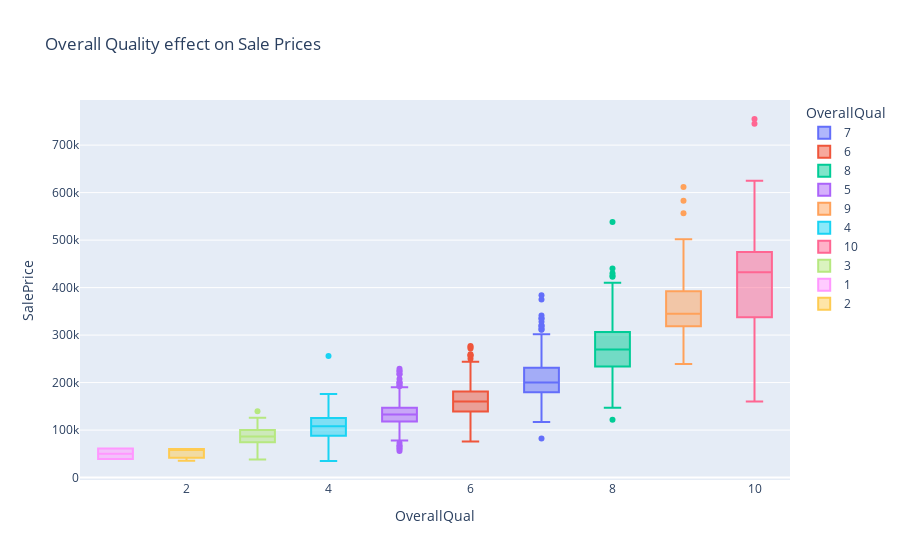

The cell this chart's notebook holds for it:
### Code cell
#boxplot representation of sale prices vs overall quality. 
fig2 = px.box(df3, 
              y="SalePrice", 
              x="OverallQual",
              color ="OverallQual",
              title= "Overall Quality effect on Sale Prices"
             )
fig2.show()

### Figure 1 — Plotly figure (JSON) as saved in the notebook; plotly's stock layout.template omitted (floating-point values rounded to 4 significant figures; data arrays with more than 128 entries replaced by an {"elided": "..."} marker saying what was removed)
{"data": [{"alignmentgroup": "True", "hovertemplate": "OverallQual=%{x}<br>SalePrice=%{y}<extra></extra>", "legendgroup": "7", "marker": {"color": "#636efa"}, "name": "7", "notched": false, "offsetgroup": "7", "orientation": "v", "showlegend": true, "type": "box", "x": {"elided": "319 int values"}, "x0": " ", "xaxis": "x", "y": {"elided": "319 int values"}, "y0": " ", "yaxis": "y"}, {"alignmentgroup": "True", "hovertemplate": "OverallQual=%{x}<br>SalePrice=%{y}<extra></extra>", "legendgroup": "6", "marker": {"color": "#EF553B"}, "name": "6", "notched": false, "offsetgroup": "6", "orientation": "v", "showlegend": true, "type": "box", "x": {"elided": "374 int values"}, "x0": " ", "xaxis": "x", "y": {"elided": "374 int values"}, "y0": " ", "yaxis": "y"}, {"alignmentgroup": "True", "hovertemplate": "OverallQual=%{x}<br>SalePrice=%{y}<extra></extra>", "legendgroup": "8", "marker": {"color": "#00cc96"}, "name": "8", "notched": false, "offsetgroup": "8", "orientation": "v", "showlegend": true, "type": "box", "x": {"elided": "168 int values"}, "x0": " ", "xaxis": "x", "y": {"elided": "168 int values"}, "y0": " ", "yaxis": "y"}, {"alignmentgroup": "True", "hovertemplate": "OverallQual=%{x}<br>SalePrice=%{y}<extra></extra>", "legendgroup": "5", "marker": {"color": "#ab63fa"}, "name": "5", "notched": false, "offsetgroup": "5", "orientation": "v", "showlegend": true, "type": "box", "x": {"elided": "397 int values"}, "x0": " ", "xaxis": "x", "y": {"elided": "397 int values"}, "y0": " ", "yaxis": "y"}, {"alignmentgroup": "True", "hovertemplate": "OverallQual=%{x}<br>SalePrice=%{y}<extra></extra>", "legendgroup": "9", "marker": {"color": "#FFA15A"}, "name": "9", "notched": false, "offsetgroup": "9", "orientation": "v", "showlegend": true, "type": "box", "x": [9, 9, 9, 9, 9, 9, 9, 9, 9, 9, 9, 9, 9, 9, 9, 9, 9, 9, 9, 9, 9, 9, 9, 9, 9, 9, 9, 9, 9, 9, 9, 9, 9, 9, 9, 9, 9, 9, 9, 9, 9, 9, 9], "x0": " ", "xaxis": "x", "y": [345000, 277500, 319900, 385000, 412500, 501837, 415298, 360000, 342643, 377426, 266000, 437154, 318061, 394432, 380000, 326000, 374000, 446261, 315000, 325000, 313000, 314813, 370878, 285000, 320000, 264132, 485000, 582933, 350000, 328900, 611657, 320000, 239000, 395192, 315500, 556581, 335000, 367294, 378500, 325000, 333168, 315000, 377500], "y0": " ", "yaxis": "y"}, {"alignmentgroup": "True", "hovertemplate": "OverallQual=%{x}<br>SalePrice=%{y}<extra></extra>", "legendgroup": "4", "marker": {"color": "#19d3f3"}, "name": "4", "notched": false, "offsetgroup": "4", "orientation": "v", "showlegend": true, "type": "box", "x": [4, 4, 4, 4, 4, 4, 4, 4, 4, 4, 4, 4, 4, 4, 4, 4, 4, 4, 4, 4, 4, 4, 4, 4, 4, 4, 4, 4, 4, 4, 4, 4, 4, 4, 4, 4, 4, 4, 4, 4, 4, 4, 4, 4, 4, 4, 4, 4, 4, 4, 4, 4, 4, 4, 4, 4, 4, 4, 4, 4, 4, 4, 4, 4, 4, 4, 4, 4, 4, 4, 4, 4, 4, 4, 4, 4, 4, 4, 4, 4, 4, 4, 4, 4, 4, 4, 4, 4, 4, 4, 4, 4, 4, 4, 4, 4, 4, 4, 4, 4, 4, 4, 4, 4, 4, 4, 4, 4, 4, 4, 4, 4, 4, 4, 4, 4], "x0": " ", "xaxis": "x", "y": [90000, 68500, 40000, 82000, 113000, 80000, 129500, 91000, 135750, 136500, 123600, 109900, 94750, 128950, 100000, 100000, 115000, 103200, 140000, 141000, 107000, 97000, 141000, 88000, 82500, 82000, 134432, 100000, 150000, 109008, 81000, 118000, 256000, 89471, 86000, 34900, 106250, 86000, 111250, 108000, 108000, 133000, 118500, 75500, 84500, 108000, 137500, 137500, 87000, 55000, 102776, 129000, 124500, 135000, 120500, 103000, 98000, 96500, 102000, 107900, 109900, 93000, 128000, 129000, 132250, 118500, 106500, 110000, 75000, 135000, 79900, 150000, 135000, 85500, 110000, 121600, 88000, 176000, 84000, 97000, 80000, 84900, 83500, 128000, 112000, 115000, 135000, 80000, 108959, 168000, 148000, 116050, 107000, 113000, 145000, 80500, 101800, 161500, 68400, 119000, 111000, 82500, 55000, 100000, 52500, 123000, 108500, 104900, 105000, 125500, 125500, 90000, 122500, 64500, 120500, 112000], "y0": " ", "yaxis": "y"}, {"alignmentgroup": "True", "hovertemplate": "OverallQual=%{x}<br>SalePrice=%{y}<extra></extra>", "legendgroup": "10", "marker": {"color": "#FF6692"}, "name": "10", "notched": false, "offsetgroup": "10", "orientation": "v", "showlegend": true, "type": "box", "x": [10, 10, 10, 10, 10, 10, 10, 10, 10, 10, 10, 10, 10, 10, 10, 10, 10, 10], "x0": " ", "xaxis": "x", "y": [438780, 475000, 386250, 426000, 555000, 402861, 184750, 325000, 451950, 755000, 385000, 337500, 625000, 745000, 465000, 160000, 466500, 310000], "y0": " ", "yaxis": "y"}, {"alignmentgroup": "True", "hovertemplate": "OverallQual=%{x}<br>SalePrice=%{y}<extra></extra>", "legendgroup": "3", "marker": {"color": "#B6E880"}, "name": "3", "notched": false, "offsetgroup": "3", "orientation": "v", "showlegend": true, "type": "box", "x": [3, 3, 3, 3, 3, 3, 3, 3, 3, 3, 3, 3, 3, 3, 3, 3, 3, 3, 3, 3], "x0": " ", "xaxis": "x", "y": [107400, 85000, 76500, 126175, 87500, 120000, 67000, 52000, 93500, 37900, 91000, 82000, 139600, 81000, 92900, 95000, 72500, 79000, 58500, 105000], "y0": " ", "yaxis": "y"}, {"alignmentgroup": "True", "hovertemplate": "OverallQual=%{x}<br>SalePrice=%{y}<extra></extra>", "legendgroup": "1", "marker": {"color": "#FF97FF"}, "name": "1", "notched": false, "offsetgroup": "1", "orientation": "v", "showlegend": true, "type": "box", "x": [1, 1], "x0": " ", "xaxis": "x", "y": [61000, 39300], "y0": " ", "yaxis": "y"}, {"alignmentgroup": "True", "hovertemplate": "OverallQual=%{x}<br>SalePrice=%{y}<extra></extra>", "legendgroup": "2", "marker": {"color": "#FECB52"}, "name": "2", "notched": false, "offsetgroup": "2", "orientation": "v", "showlegend": true, "type": "box", "x": [2, 2, 2], "x0": " ", "xaxis": "x", "y": [60000, 35311, 60000], "y0": " ", "yaxis": "y"}], "layout": {"boxmode": "overlay", "legend": {"title": {"text": "OverallQual"}, "tracegroupgap": 0}, "title": {"text": "Overall Quality effect on Sale Prices"}, "xaxis": {"anchor": "y", "categoryarray": [7, 6, 8, 5, 9, 4, 10, 3, 1, 2], "categoryorder": "array", "domain": [0, 1], "title": {"text": "OverallQual"}}, "yaxis": {"anchor": "x", "domain": [0, 1], "title": {"text": "SalePrice"}}}}
